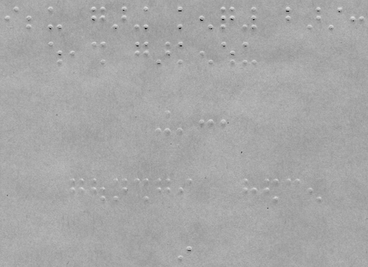
#> input picture images/TOZERO.png, 368 x 267 px, shrunk from 880 x 640 before the run
$ python -i internship.py   (imports and definitions only)
#> lines starting #> are read from the running program, lines starting #| are printed output that depends on the picture
import numpy as np
import cv2 as cv
from skimage import io
from skimage.filters import (
    threshold_multiotsu, threshold_niblack, threshold_sauvola, threshold_otsu)
from skimage.util import (img_as_float, img_as_ubyte)
import math


def path(name):
    return "./images/{}.png".format(name)


def read(img):
    image_path = path(img)
#> further down, picture is the input picture: shape (267, 368, 3); min 5, max 222, mean 167.1
    image = cv.imread(image_path)
    return image


im = read("image")


class Binarization:

    @staticmethod
    def default(image, thresh=127, kernel=None, c=None, k=None):
        pass

    @staticmethod
    def globalFixed(image, thresh=127, kernel=None, c=None, k=None):
        return cv.threshold(image, thresh, 255, cv.THRESH_BINARY)

    # [34 lines left out: functions otsu, multi, mean, gaussian, sauvola, niblack, not called in this run]


class Filter:

    @staticmethod
    def sobel(image, thresh=None, kernel=199, c=5, k=None):
#> called with kernel = 199, c = 5
        sobel_x = cv.Sobel(image, cv.CV_64F, 1, 0, ksize=3)
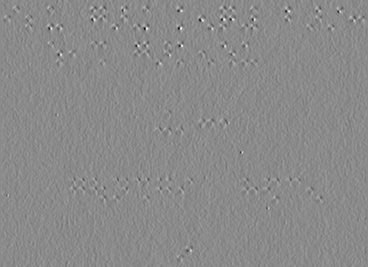
#> sobel_x: shape (267, 368, 3) float64; min -381, max 319, mean -0.1; drawn with min black and max white
        sobel_y = cv.Sobel(image, cv.CV_64F, 0, 1, ksize=3)
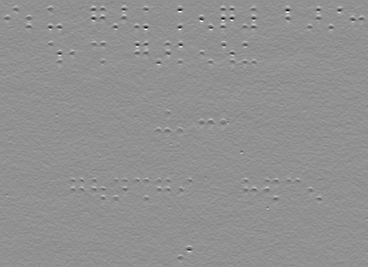
#> sobel_y: shape (267, 368, 3) float64; min -565, max 427, mean 0; drawn with min black and max white
        sobel_x = np.uint8(np.absolute(sobel_x))
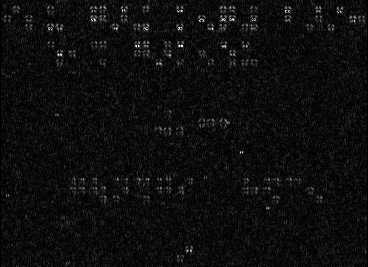
#> sobel_x: shape (267, 368, 3); min 0, max 253, mean 13.7
        sobel_y = np.uint8(np.absolute(sobel_y))
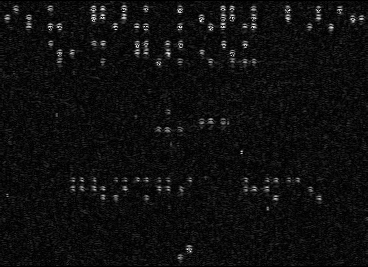
#> sobel_y: shape (267, 368, 3); min 0, max 255, mean 14.6
        return thresh, cv.bitwise_or(sobel_x, sobel_y)

    @staticmethod
    def canny(image, thresh=None, kernel=5, c=5, k=None):
        return thresh, cv.Canny(image, 80, 100)

    # [5 lines left out: function laplacian, not called in this run]

    @staticmethod
    def median(image, thresh=None, kernel=5, c=5, k=None):
        return thresh, cv.medianBlur(image, kernel)

    @staticmethod
    def gaussian(image, thresh=None, kernel=5, c=5, k=None):
        return thresh, cv.GaussianBlur(image, (kernel, kernel), 0)


class Morphology:

    # [9 lines left out: functions dilation, erosion, not called in this run]


class Processing:

    # [22 lines left out: functions __init__, result, not called in this run]

>>> import cv2
>>> picture = cv2.imread('images/TOZERO.png')
>>> result = Filter().sobel(picture)
